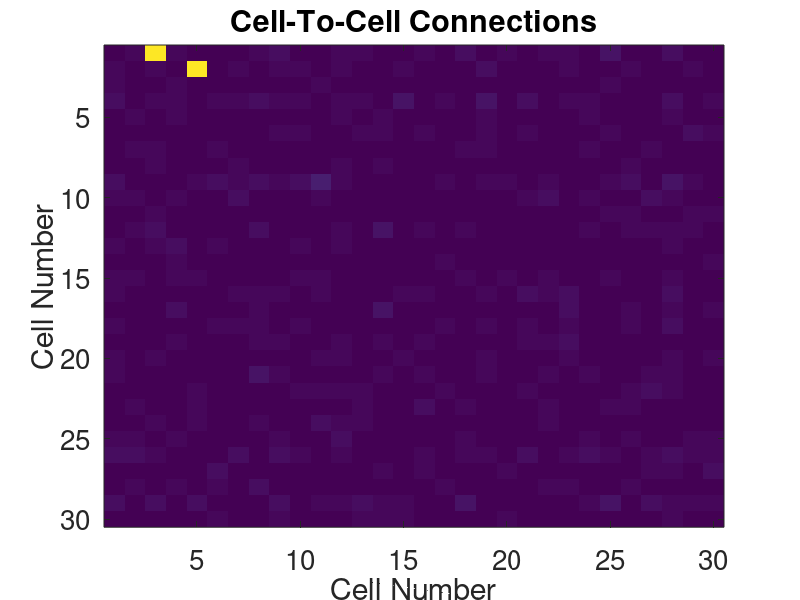

The MATLAB script that drew this image:
%% Cell 1 This is code that will go in the outer loop. I don't have the outer loop.

% Set up data on which to do the testing.
NT = 201; % 201 time steps
NCELL = 30; % 30 time series (i.e. bioluminescence data for 30 cells)
Ii = 1; % cell of interest (% in line b of the algorithm, it loops over all values of i. I am just doing this for one).
Jjtarget = 3; % cell to see if it affects cell Ii. (This is constructed so that we can detect a dependence)
time = linspace(0, 200, NT); % set up time
data = zeros(NT,NCELL); % initialize the data matrix
FList = zeros(NCELL, NCELL);

% stephanie start
% varying period over time (starts at 24 and ends at around 25)
period_over_time = 24 * linspace( 1, 1.05, length(time) );
% stephanie end

for i = 1 : NCELL,
    % Each time series is a sine curve with a slightly different period
    % near 24 h.
    data(:,i) = sin( time ./ (period_over_time+i*0.1).*(2*pi) )';
end;
% Each time series has noise in the signal
data = data + randn( size(data) );
% Cell 1's timeseries is really just a shifted version of the timeseries
% from Cell 3. So we expect Cell 3 to look connected to Cell 1.
data(3:end,Ii) = data(1:end-2,Jjtarget);
data(3:end,Ii) = data(3:end,Ii) + randn(size(data(3:end,Ii)))*0.5;

data(3:end,2) = data(1:end-2,5);
data(3:end,2) = data(3:end,2) + randn(size(data(3:end,2)))*0.5;

% We will look back up to 4 time steps
P = 4;

% Solve the full model for cell i. (eq 11 in paper)
for Ii = 1 : NCELL,
    
    % Begin code for row c of the algorithm
    Y = data(P+1:end,Ii)';
    Z = ones(1,NT-P);
    for i = 1 : P,
        Z = [Z; data(P-i+1:end-i,:)'];
    end;
    % Solve Z'*BT = Y' for BT.
    BT = Z'\Y'; % This does the least squares solving (BT means B transpose). B contains the alphas.
    % End code for row c of the algorithm
    % Begin code for row d of the algorithm
    resid1 = Z'*BT-Y';
    sigma_squared1 = resid1'*resid1/(size(Z',1)-(size(Z',2)-1)-1);
    % End code for row d of the algorithm

    % Row e is the loop control line. Here it is.
    for Jj = 1 : NCELL,
        % Begin row f of the algorithm
        % Solve the partial model to test i's dependence on j. (eq 12 in paper)
        % So we compute it without the j'th cell considered in Z.
        Y = data(P+1:end,Ii)';
        Z = ones(1,NT-P);
        cell_idxs = setdiff(1:NCELL,Jj);
        for i = 1 : P,
            Z = [Z; data(P-i+1:end-i,cell_idxs)'];
        end;
        BT = Z'\Y';
        % End row f of the algorithm
        % Begin row g of the algorithm
        resid0 = Z'*BT-Y';
        sigma_squared0 = resid0'*resid0/(size(Z',1)-(size(Z',2)-1)-1);
        % End row g of the algorithm

        % In row h of the algorithm, it mentions the F-statistic. This is where
        % things get a little confusing. The definition they describe of the
        % F-statistic is basically sigma_squared0/sigma_squared1, but I don't
        % see that definition in any stats book.
        % We could do this: F = sigma_squared0/sigma_squared1.
        % If F is big (you need to decide what "big" is -- maybe bigger than 2?), 
        % then we say there is a connection from cell Ii to cell Jj.
        % Right now, I am just printing out both sigma_squared values.
        % The threshold should be larger than 1. Maybe 1.5?
        F = sigma_squared0/sigma_squared1;
%         disp( ['sigma squared for full is ',num2str(sigma_squared1),' and partial when JJ=',num2str(Jj),' is ',num2str(sigma_squared0), ', F= ',num2str(F)]);
        FList(Ii, Jj) = F;
    end;
    fprintf('Ii = %d\n', Ii);
end;
% disp(FList);
% hist(FList);
figure;

% imagesc(FList);
imagesc( min( FList, 5 ));
xlabel('Cell Number');
ylabel('Cell Number');
title('Cell-To-Cell Connections');
set(gca, 'Fontsize', 20);